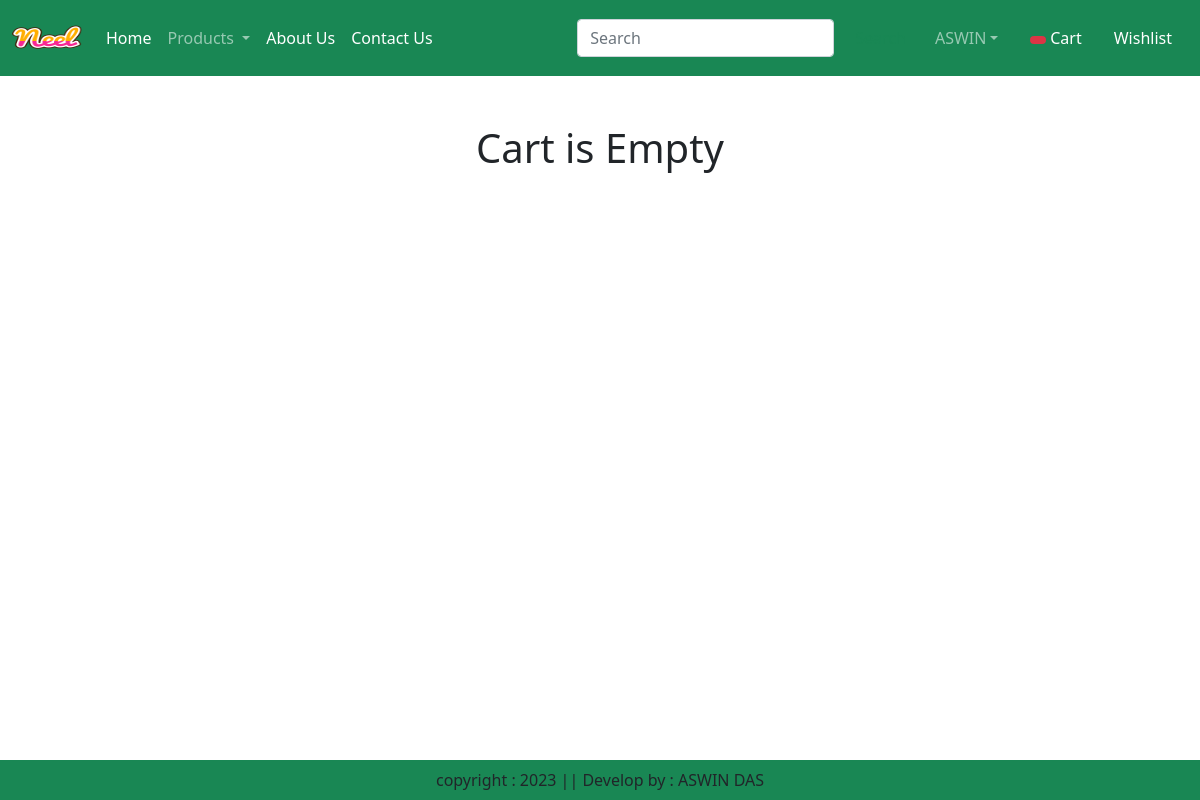
The app's page /cart/ (signed in), older data.
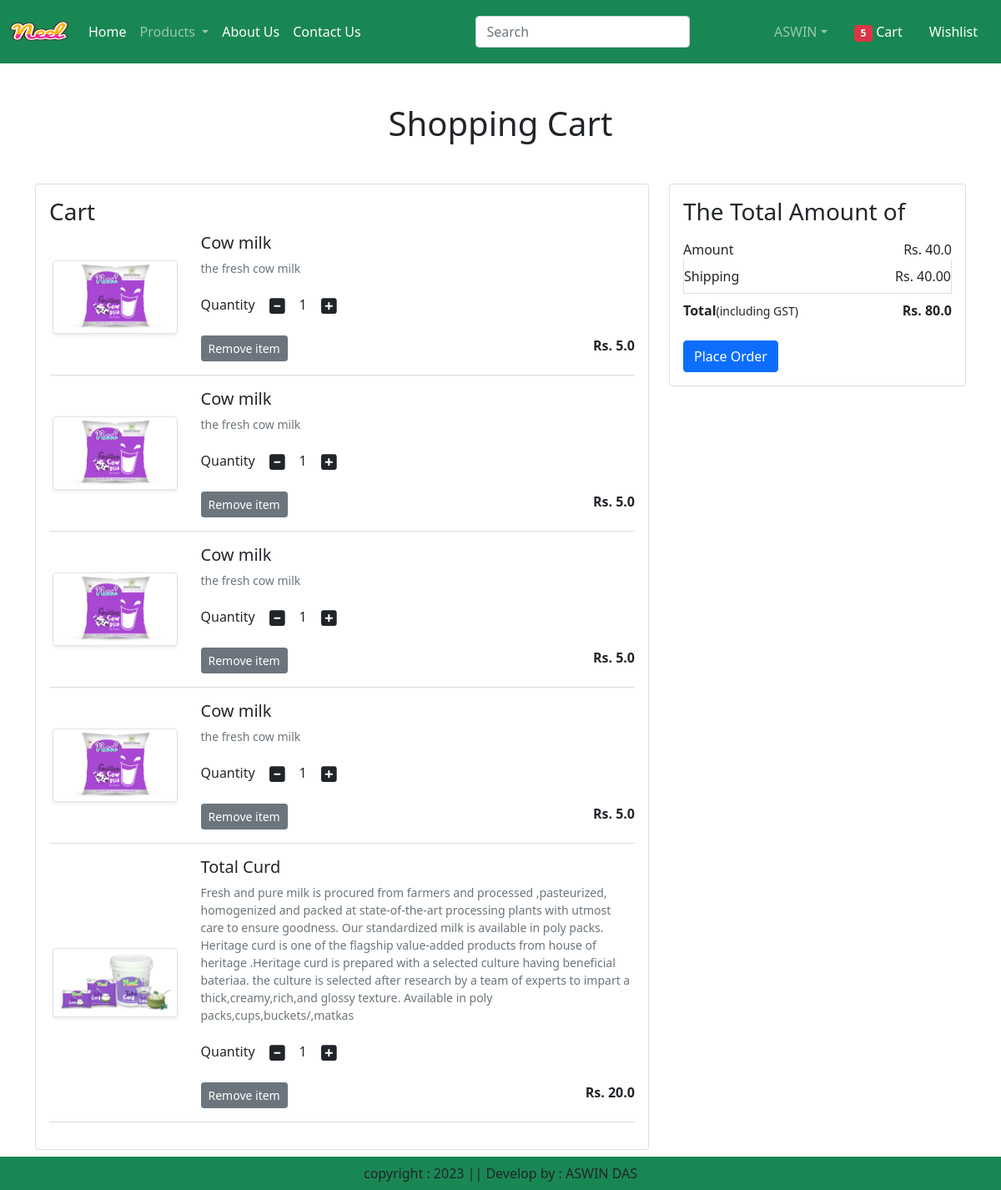
The same page, newer data.
### app/models.py (models this page shows, shortened)
class Cart(models.Model):
    user = models.ForeignKey(User,on_delete=models.CASCADE)
    product = models.ForeignKey(Product,on_delete=models.CASCADE)
    quantity = models.PositiveIntegerField(default=1)

class Product(models.Model):
    title = models.CharField(max_length=100)
    selling_price = models.FloatField()
    discounted_price = models.FloatField()
    description = models.TextField()
    composition = models.TextField(default='')
    prodapp = models.TextField(default='')
    category = models.CharField(choices=CATEGORY_CHOICES, max_length=2)
    product_image = models.ImageField(upload_to='product')

### app/views.py (the view)
# urls.py: path("cart/",views.show_cart,name="showcart"),
def show_cart(request):
    user = request.user
    cart = Cart.objects.filter(user=user)
    amount=0
    for p in cart:
        value = p.quantity * p.product.discounted_price
        amount = amount + value
    totalamount = amount + 40
    totalitem = 0
    if request.user.is_authenticated:
        totalitem = len(Cart.objects.filter(user=request.user))
    return render(request,'app/addtocart.html',locals())

### app/templates/app/addtocart.html (shortened to what this page needs)
{% extends 'app/base.html' %}
{% load static %}
{% block main-content %}
<div class="container my-5">
    <div class="row">
        {% if cart %}
        <h1 class="text-center mb-5">Shopping Cart</h1>
        <div class="col-sm-8">
            <div class="card">
                <div class="card-body">
                    <h3>Cart</h3>
                    {% for item in cart %}
                    <div class="row">
                        <div class="col-sm-3 text-center align-self-center"><img src="{{item.product.product_image.url}}" alt=""srcset="" class="img-fluid img-thumbnail shadow-sm" 						height="150" width="150"></div>
                        <div class="col-sm-9">
                            <div>
                                <h5>{{item.product.title}}</h5>
                                <p class="mb-2 text-muted small">{{item.product.description}}</p>
                                <div class="my-3">
                                    <label for="quantity:">Quantity</label>
                                    <a class="minus-cart btn" pid={{item.product.id}}><i class="fas fa-minus-square fa-lg"></i></a>
                                    <span id="quantity">{{item.quantity}}</span>
                                    <a class="plus-cart btn" pid={{item.product.id}}><i class="fas fa-plus-square fa-lg"></i></a>
                                </div>
                                <div class="d-flex justify-content-between">
                                    <a  href="{% url 'showcart' %}" class="remove-cart btn btn-sm btn-secondary mr-3" pid={{item.product.id}}>Remove item</a>
                                    <p class="mb-0"><span><strong>Rs. {{item.product.discounted_price}}</strong></span></p>
                                </div>
                            </div>
                        </div>
                    </div>
                    <hr class="text-muted">
                    {% endfor %}
                </div>
            </div>
        </div>
        <div class="col-sm-4">
            <div class="card">
                <div class="card-body">
                    <h3>The Total Amount of</h3>
                    <ul class="list-group">
                        <li class="list-group-item d-flex justify-content-between align-item-center border-0 px-0 pb-0">Amount<span id="amount">Rs. {{amount}}</span></li>
                        <li class="list-group-item d-flex justify-content-between align-item-center px-0 ">Shipping <span>Rs. 40.00</span></li>
                        <li class="list-group-item d-flex justify-content-between align-item-center border-0 px-0 mb-3">
                            <div>
                                <strong>Total</strong><small>(including GST)</small>
                            </div>
                            <span id="totalamount"><strong>Rs. {{totalamount}}</strong></span>
                        </li>
                    </ul>
                    <div class="d-flex"><a href="{% url 'checkout' %}" class="btn btn-primary">Place Order</a></div>
                </div>
            </div>
        </div>
        {% else %}
            <h1 class="text-center mb-5">Cart is Empty</h1>
        {% endif %}
    </div>
</div>
{% endblock main-content %}

### app/templates/app/base.html (shortened to what this page needs)
<!DOCTYPE html>
{% load static %}
<html lang="en">
<head>
    <link href="https://cdn.jsdelivr.net/npm/bootstrap@5.0.2/dist/css/bootstrap.min.css" rel="stylesheet">
    <link rel="stylesheet" href="{% static 'app/css/owl.carousel.min.css' %}"/>
    <link rel="stylesheet" href="{% static 'app/css/all.min.css' %}"/>
    <link rel="stylesheet" href="{% static 'app/css/style.css' %}"/>
</head>
<body>
    <nav class="navbar navbar-expand-lg navbar-dark bg-success">
        <div class="container-fluid">
          <a class="navbar-brand" href="#">
            <img src="{% static "app/images/product/Neel.png" %}"  width="70" height="50"/>
          </a>
          <div class="collapse navbar-collapse" id="navbarSupportedContent">
            <ul class="navbar-nav me-auto mb-2 mb-lg-0">
              {% if request.user.is_authenticated %}
              <li class="nav-item">
                <a class="nav-link active" aria-current="page" href="/">Home</a>
              </li>
              <li class="nav-item dropdown">
                <a class="nav-link dropdown-toggle" href="#" id="navbarDropdown" role="button" data-bs-toggle="dropdown" aria-expanded="false">
                  Products
                </a>
              </li>
              <li class="nav-item">
                <a class="nav-link text-white" href="{% url 'about' %}">About Us</a>
              </li>
              <li class="nav-item">
                <a class="nav-link text-white" href="{% url 'contact' %}">Contact Us</a>
              </li>
            </ul>
            <form class="d-flex">
              <input class="form-control me-2" type="search" placeholder="Search" aria-label="Search">
              <button class="btn btn-outline-success" type="submit">Search</button>
            </form>
          </div>
          <ul class="navbar-nav me-auto mb-2 mb-lg-0">
            <li class="nav-item dropdown mx-2">
                <a class="nav-link dropdown-toggle" href="#" id="profileDropdown" role="button" data-bs-toggle="dropdown" aria-expanded="false">ASWIN</a>
            </li>
            <li class="nav-item mx-2">
                <a href="{% url 'showcart' %}" class="nav-link text-white"><span class="badge bg-danger"> {% if totalitem > 0 %} {{totalitem}}{% endif %}</span> Cart</a>
            </li>
            <li class="nav-item mx-2">
                <a href="#" class="nav-link text-white">Wishlist </a>
            </li>
            {% endif %}
          </ul>
        </div>
      </nav>
      {% block main-content %}{% endblock main-content %}
      <footer class="container-fluid fixed-bottom bg-success text-center p-2 mt-5">
        copyright : 2023 || Develop by : ASWIN DAS
      </footer>
</body>
</html>

Row changes from the older to the newer data that the page shows:
added Cart: product.product_image (picture), product "Cow milk", product.description "the fresh cow milk", quantity "1", product.discounted_price "5.0"
added Cart: product.product_image (picture), product "Cow milk", product.description "the fresh cow milk", quantity "1", product.discounted_price "5.0"
added Cart: product.product_image (picture), product "Cow milk", product.description "the fresh cow milk", quantity "1", product.discounted_price "5.0"
added Cart: product.product_image (picture), product "Cow milk", product.description "the fresh cow milk", quantity "1", product.discounted_price "5.0"
added Cart: product.product_image (picture), product "Total Curd", product.description "Fresh and pure milk is procured from farmers and processed ,pasteurized, homogenized and packed at state-of-the-art processing plants with utmost care to ensure goodness. Our standardized milk is available in poly packs. Heritage curd is one of the flagship value-added products from house of heritage .Heritage curd is prepared with a selected culture having beneficial bateriaa. the culture is selected after research by a team of experts to impart a thick,creamy,rich,and glossy texture. Available in poly packs,cups,buckets/,matkas", quantity "1", product.discounted_price "20.0"
Text that changed along with them:
{{ totalitem }}: (not shown) → "5"
{{ amount }}: (not shown) → "40.0"
{{ totalamount }}: (not shown) → "80.0"
text no longer shown: "Cart is Empty"
text now shown: "Shopping Cart Cart The Total Amount of Amount Rs. Shipping Rs. 40.00 Total (including GST) Rs. Place Order"
